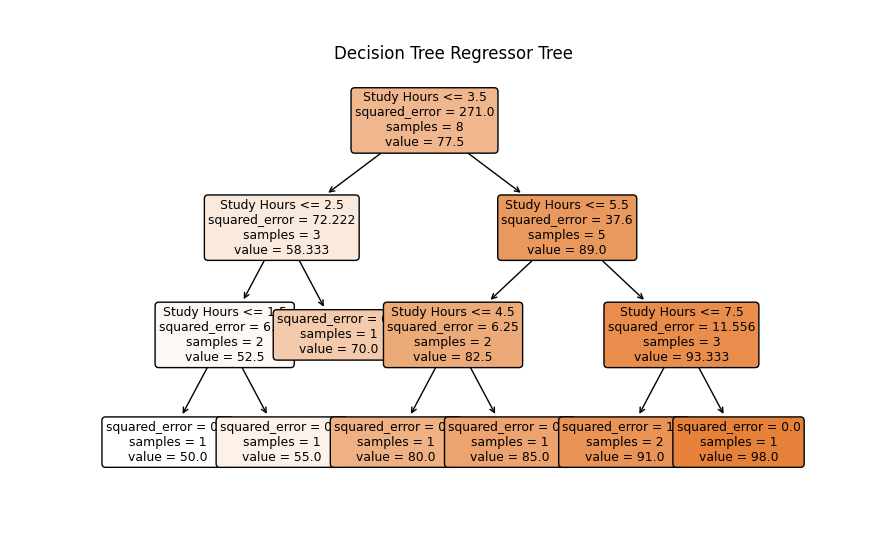

Write Python code to recreate this figure.
import numpy as np
import matplotlib.pyplot as plt
from sklearn.tree import DecisionTreeRegressor, plot_tree

# Sample Data
# [hours_studied]
study_hours = np.array([1, 2, 3, 4, 5, 6, 7, 8]).reshape(-1, 1)
test_scores = np.array([50, 55, 70, 80, 85, 90, 92, 98])

# Creating a Decision Tree Regression Model
model = DecisionTreeRegressor(max_depth=3)

# Training the Model
model.fit(study_hours, test_scores)

# Prediction
new_study_hour = np.array([[5.5]])  # example of hours studied
predicted_score = model.predict(new_study_hour)

# Plotting the Decision Tree
plt.figure(figsize=(12, 8))
plot_tree(model, filled=True, rounded=True, feature_names=["Study Hours"])
plt.title('Decision Tree Regressor Tree')
plt.show()

# Plotting Study Hours vs. Test Scores
plt.scatter(study_hours, test_scores, color='darkred')
plt.plot(np.sort(study_hours, axis=0), model.predict(np.sort(study_hours, axis=0)), color='orange')
plt.scatter(new_study_hour, predicted_score, color='green')
plt.title('Study Hours vs Test Scores')
plt.xlabel('Study Hours')
plt.ylabel('Test Scores')
plt.grid(True)
plt.show()

# Displaying Prediction
print(f"Predicted test score for {new_study_hour[0, 0]} hours of study: {predicted_score[0]:.2f}.")
